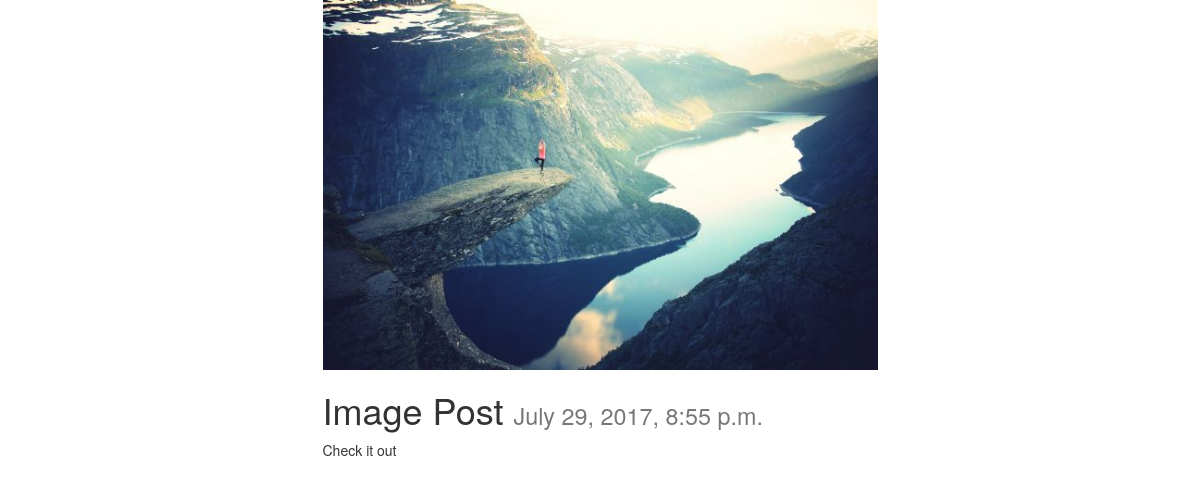
The page /posts/detail/20/ on the database its author committed.
### posts/models.py (models this page shows, shortened)
class Post(models.Model):
	title = models.CharField(max_length=255)
	image = models.ImageField(null=True, blank=True, upload_to="post_images")
	content = models.TextField()
	updated = models.DateTimeField(auto_now=True)
	timestamp = models.DateTimeField(auto_now_add=True)
	class Meta:
		ordering = ["-timestamp", "-updated"]

### posts/views.py (the view)
# urls.py: url(r'^detail/(?P<post_id>\d+)/$', views.post_detail, name="detail"),
def post_detail(request, post_id):
	detailed_obj = get_object_or_404(Post, id=post_id)
	context = {
		"detailed_object": detailed_obj,
		"title": "Detail",
	}
	return render(request, "post_detail.html", context)

### posts/templates/post_detail.html (shortened to what this page needs)
{% extends "base.html" %}
{% block mainBody %}
<div class="row">
	<div class="col-sm-6 col-sm-offset-3">
			{% if detailed_object.image %}
				<img src="{{detailed_object.image.url}}" alt="" class="img-responsive">
			{% endif %}
		<h1>{{detailed_object.title}} <small>{{detailed_object.timestamp}}</small></h1>
		{{detailed_object.content| linebreaks}}
	</div>
</div>
{% endblock mainBody %}

### posts/static/css/base.css (style rules this page uses)
h1 { color:#777777; }

### rows shown on the page
Post: image (picture), title "Image Post", timestamp "July 29, 2017, 8:55 p.m.", content "Check it out"
